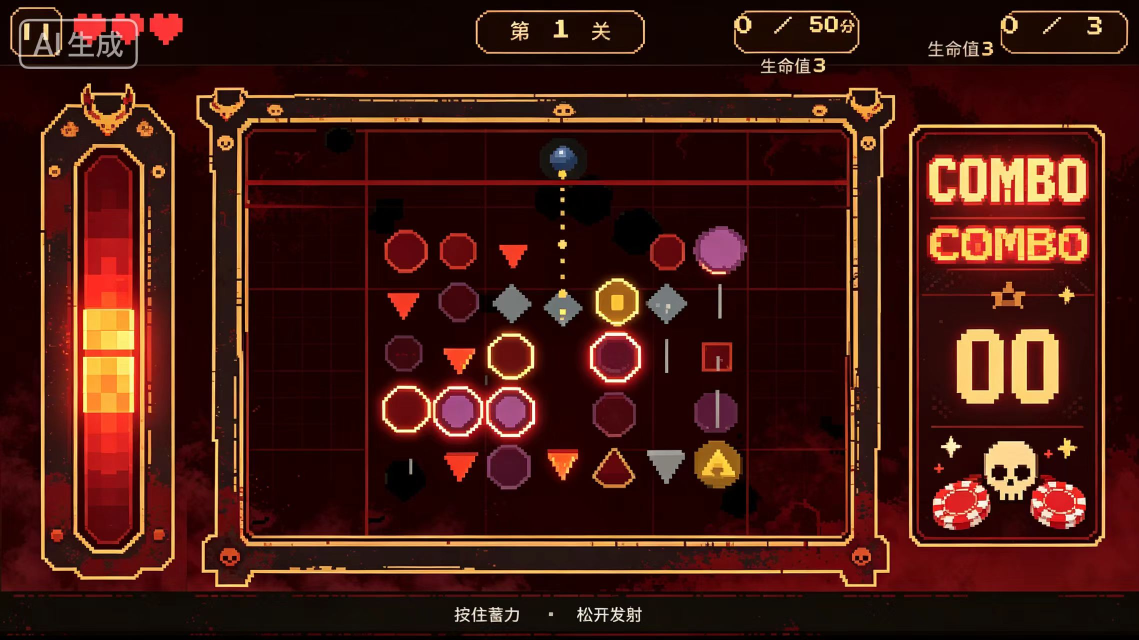
#> input picture preview/ref_new.png, 2278 x 1280 px, found by its file name (shown at 1/2 size); the run also reads 1 picture not shown here
$ python structmap.py
#> lines starting #> are read from the running program, lines starting #| are printed output that depends on the picture
import sys
from PIL import Image
import numpy as np

COLS, ROWS = 40, 22

def edge_grid(path):
    im = Image.open(path).convert("L")
    g = np.asarray(im).astype(np.float32)
    gx = np.abs(g[:, 2:] - g[:, :-2])
    gy = np.abs(g[2:, :] - g[:-2, :])
    mh = min(gx.shape[0], gy.shape[0]); mw = min(gx.shape[1], gy.shape[1])
    e = (gx[:mh, :mw] + gy[:mh, :mw])
    # resize to grid by block mean
    h, w = e.shape
    out = np.zeros((ROWS, COLS))
    for r in range(ROWS):
        for c in range(COLS):
            y0 = int(r * h / ROWS); y1 = int((r + 1) * h / ROWS)
            x0 = int(c * w / COLS); x1 = int((c + 1) * w / COLS)
            out[r, c] = e[y0:y1, x0:x1].mean()
    return out

def to_ascii(grid, scale):
    chars = " .:-=+*#%@"
    out = grid * scale
    lines = []
    for r in range(ROWS):
        line = ""
        for c in range(COLS):
            v = out[r, c]
            idx = int(np.clip(v, 0, len(chars) - 1))
            line += chars[idx]
        lines.append(line)
    return lines

def report(name, path):
    g = edge_grid(path)
    # normalize per-image so we compare RELATIVE structure
    mx = g.max()
    print(f"=== {name} ({path.split('/')[-1]}) edge-max={mx:.1f} ===")
    for line in to_ascii(g, (len(" .:-=+*#%@") - 1) / (mx + 1e-6)):
        print(line)
    print()

if __name__ == "__main__":
    report("REF", "D:/BoomCraft/MineRoulette/preview/ref_new.png")
#> in edge_grid, `im = Image.open(path).convert("L")`:
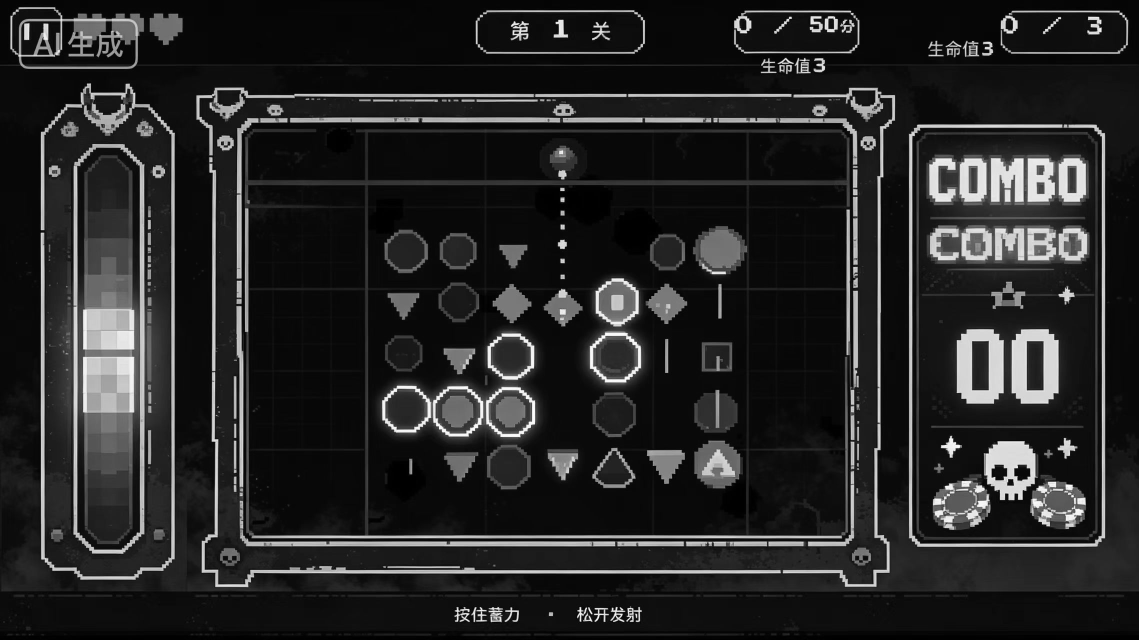
#> im: PIL image 2278x1280 L (shown at 1/2 size); min 0, max 254, mean 37.8
#> after the loop in edge_grid, `for r in range(ROWS):`:
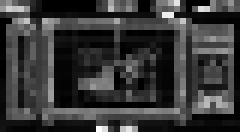
#> out: shape (22, 40) float64 (shown 6 times larger); min 0, max 57.5, mean 12.6; drawn with min black and max white
#> in report, `mx = g.max()`: mx = 57.5
#| === REF (ref_new.png) edge-max=57.5 ===
#> in to_ascii, `chars = " .:-=+*#%@"`: chars = ' .:-=+*#%@'
#> the loop in report, `for line in to_ascii(g, (len(" .:-=+*#%@") - 1) / (mx + 1e-6)):` made 22 passes
#> line on passes 1 to 12: '=+-::.          .:+-:-:  .==+%.    =:-+:', '+#*#+.          ::*--=-  :---=. -##=-:--', '...::                     :%%           ', '  =+*..*+=:::---===+-:::::::==*:        ', ' --=-=.==::::::::::-::::::-::==:=::::-- ', ' --:=::--          :         .=:---:--- ', ' :: .:::-          :         :=.=-=+=== ', ' :: .-::=          .         --.::::::- ', ' -- .-::=    ......:   .: .  --.====++= ', ' :- :-::=     ...  . :.:.-   -=.:.....- ', ' :-.::::=    ......-:--: :   --.: .- :- ', ' :- :.::=        -- .=:.     --...::: : '
    report("COLLAPSED", "D:/BoomCraft/MineRoulette/preview/game_collapsed.png")
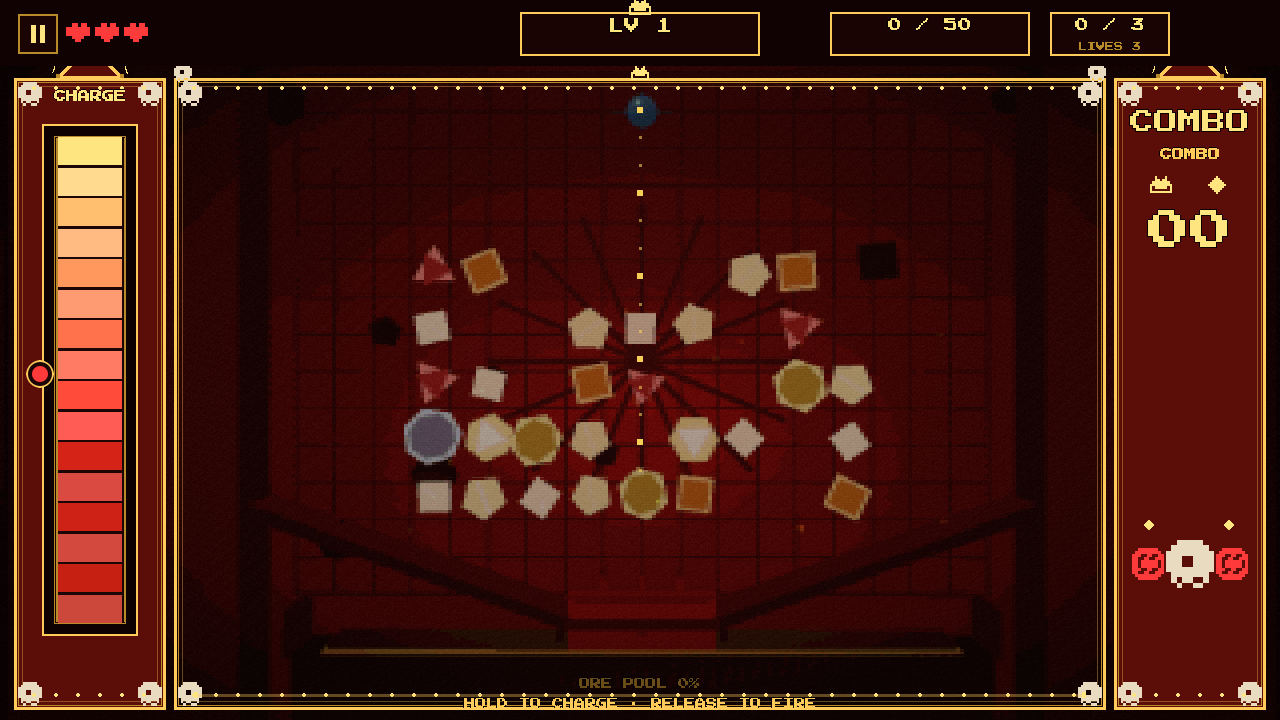
#> input picture preview/game_collapsed.png, 1280 x 720 px, found by its file name
#> in edge_grid (call 2), `im = Image.open(path).convert("L")`:
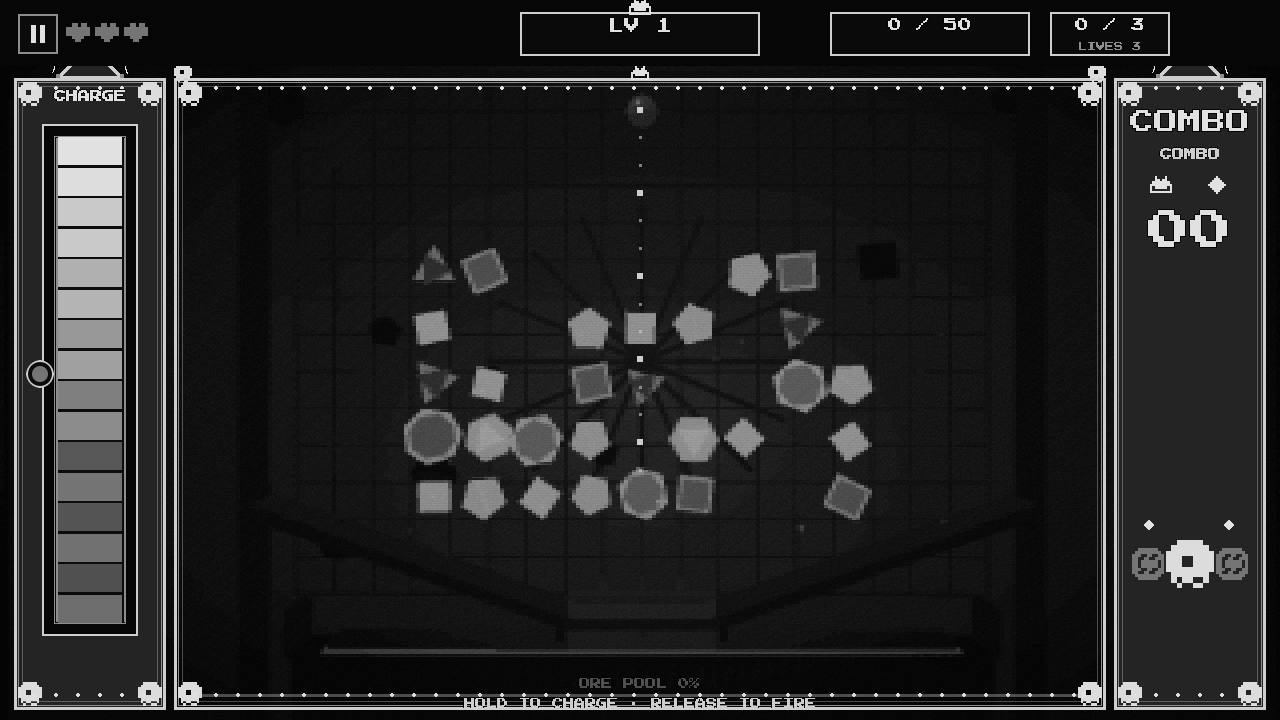
#> im: PIL image 1280x720 L; min 1, max 225, mean 36.7
#> in edge_grid (call 2), `gy = np.abs(g[2:, :] - g[:-2, :])`:
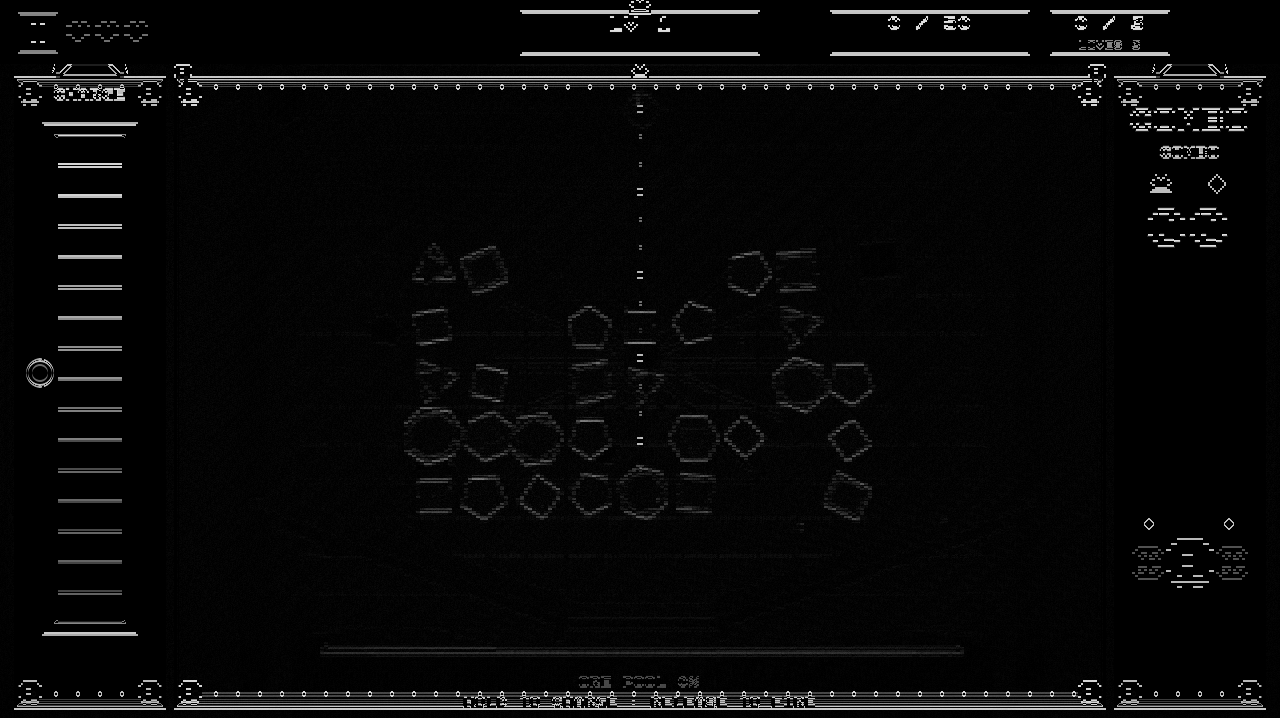
#> gy: shape (718, 1280) float32; min 0, max 224, mean 8.9
#> in edge_grid (call 2), `e = (gx[:mh, :mw] + gy[:mh, :mw])`:
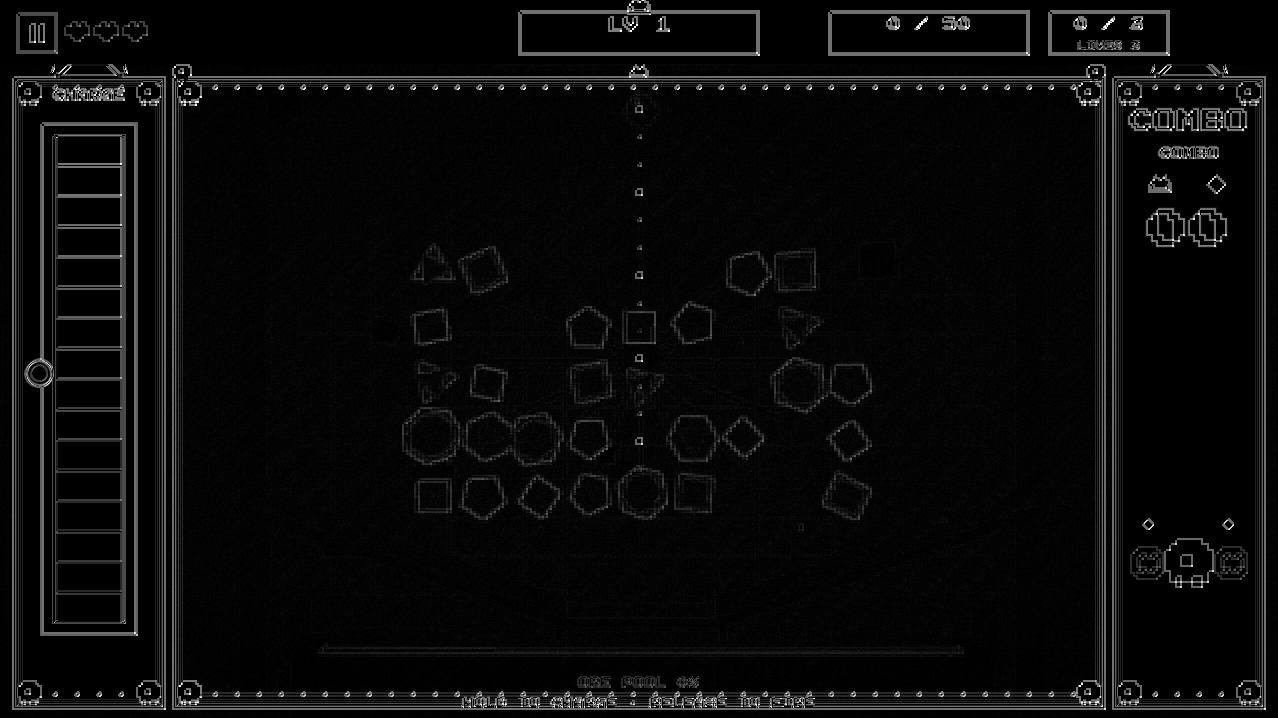
#> e: shape (718, 1278) float32; min 0, max 448, mean 18.6; drawn with min black and max white
#> after the loop in edge_grid (call 2), `for r in range(ROWS):`:
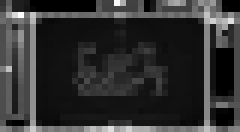
#> out: shape (22, 40) float64 (shown 6 times larger); min 0, max 96.12, mean 18.7; drawn with min black and max white
#| === COLLAPSED (game_collapsed.png) edge-max=96.1 ===
#> the loop in report (call 2), `for line in to_ascii(g, (len(" .:-=+*#%@") - 1) / (mx + 1e-6)):` made 22 passes
    report("ARENA", "D:/BoomCraft/MineRoulette/preview/game_arena.png")
#| === ARENA (game_arena.png) edge-max=96.4 ===
